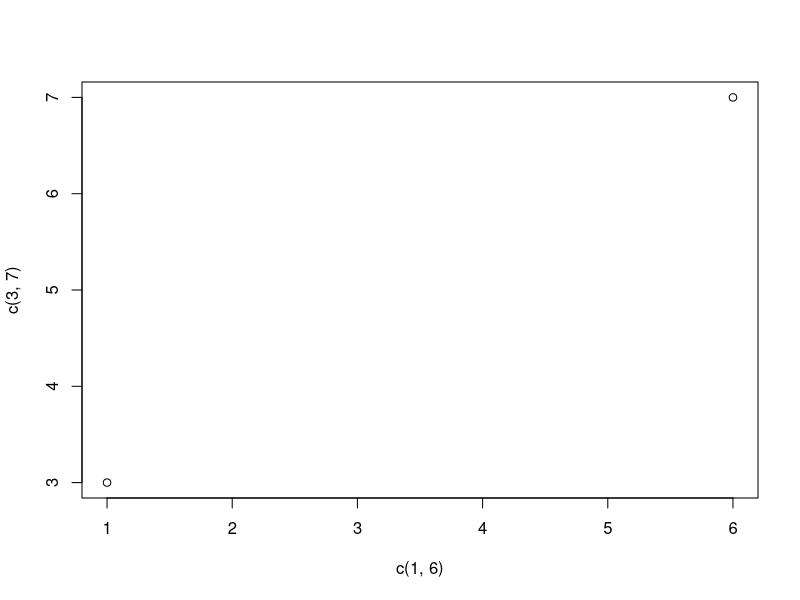
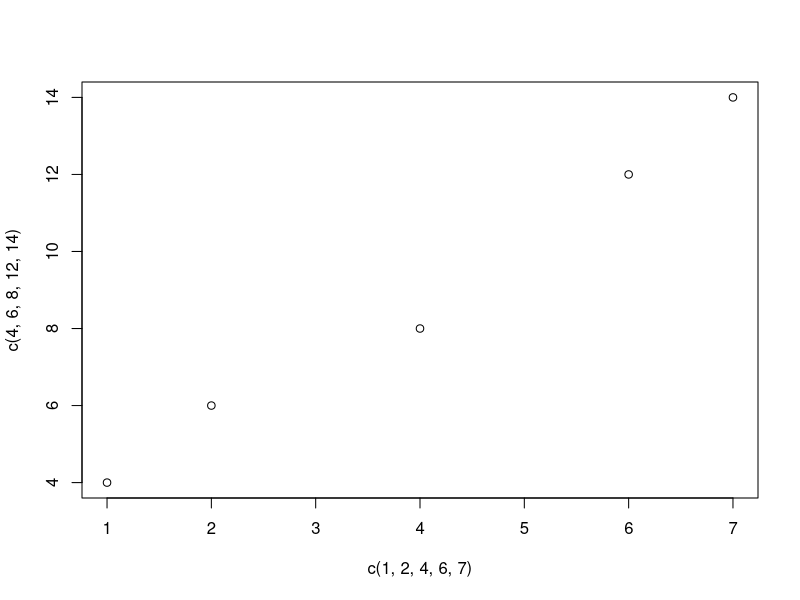
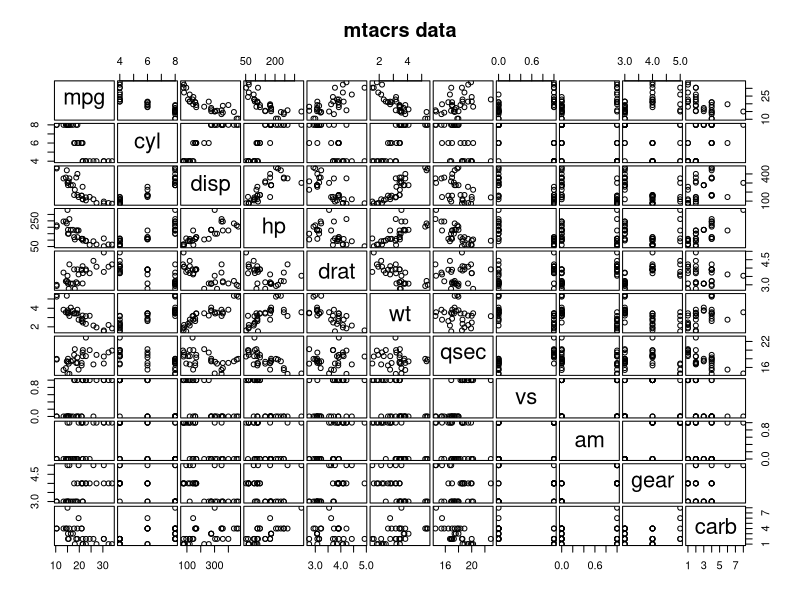
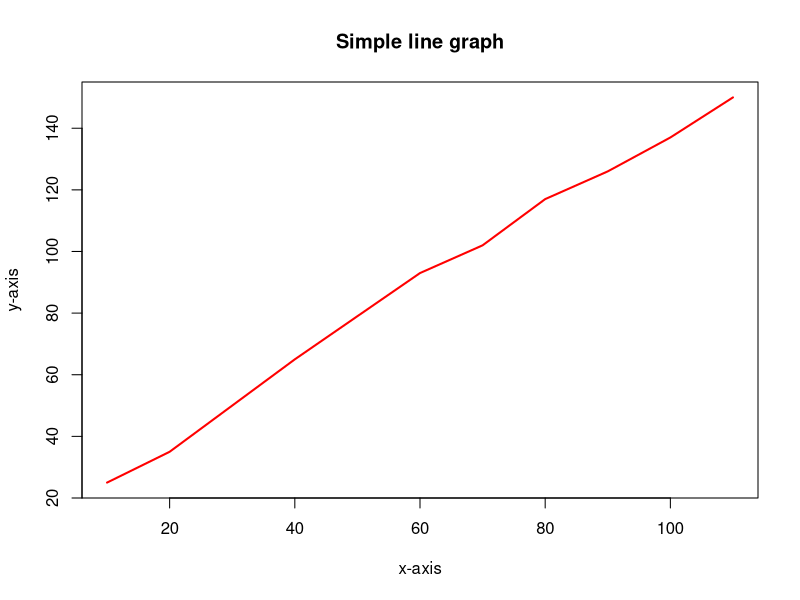
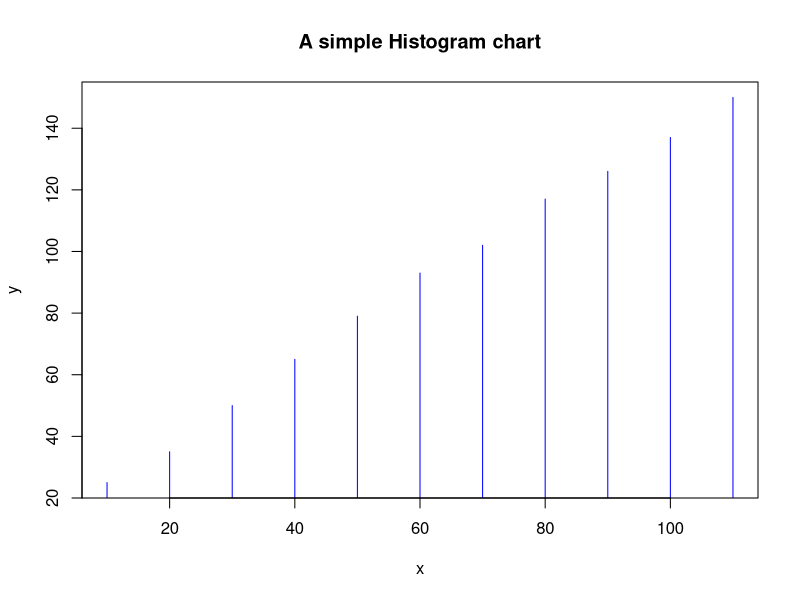
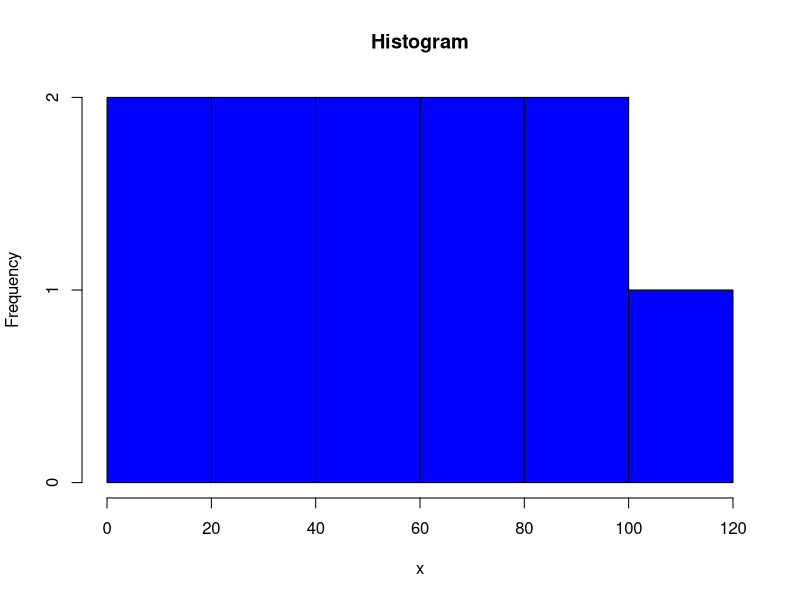

Recreate these plots in R, in order. (Note: this script raises an error after producing the figures.)
#draw a graph of three points (1, 6), (3, 7), (9, 12)
plot(c(1, 6), c(3, 7))

#multiple points plot
plot(c(1, 2, 4, 6, 7), c(4, 6, 8, 12, 14))

require(graphics)
pairs(mtcars, main= "mtacrs data", gap=1/4)

x <- c(10, 20, 30, 40, 50, 60, 70, 80, 90, 100, 110)
y <- c(25, 35, 50, 65, 79, 93, 102, 117, 126, 137, 150)

plot(x, y, main="Simple line graph", pch=10, col="red", type="l", xlab="x-axis", ylab="y-axis"
     , lwd=2)

#plotting an histogram
plot(x, y, main = "A simple Histogram chart", type="h", col="blue")
hist(x, main = "Histogram", col="blue", border = "black")

df$gender[2] <- "female"
df
category <- factor(c(df$gender))
